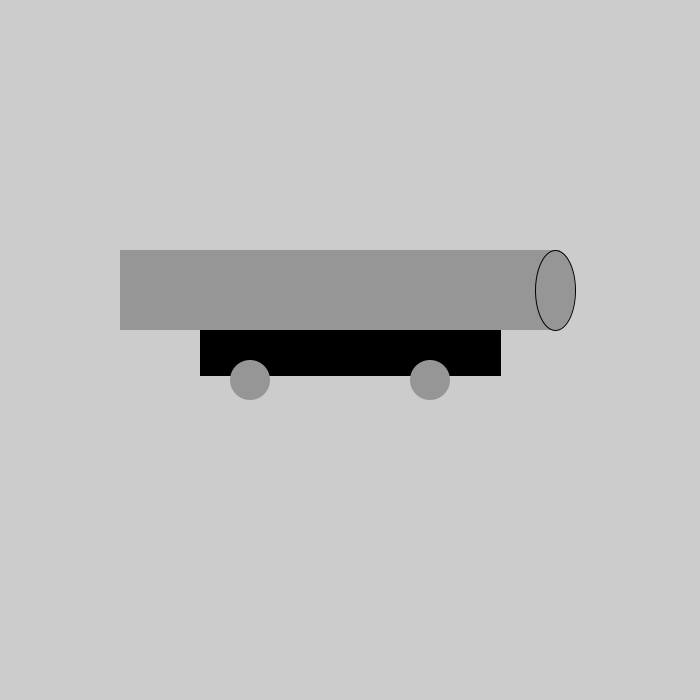
Frame 1 (no input)
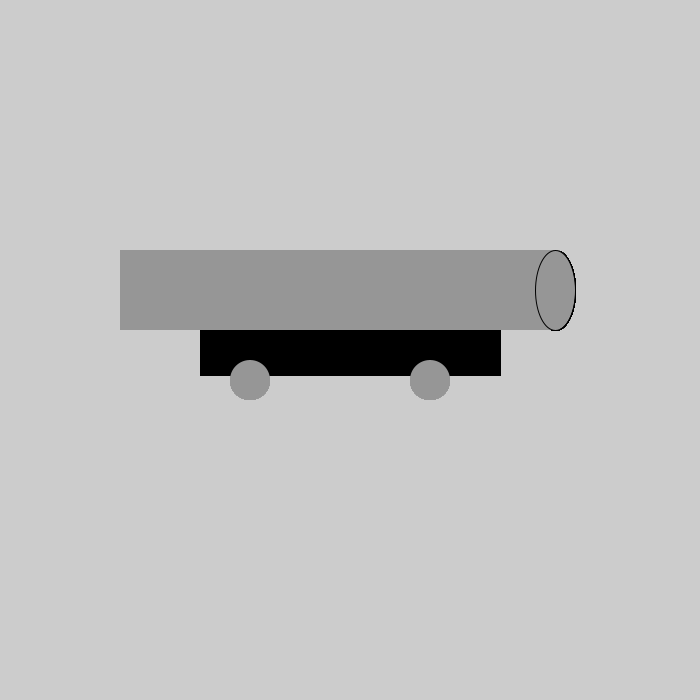
Frame 60 (the mouse pressed at the canvas centre just before this capture)
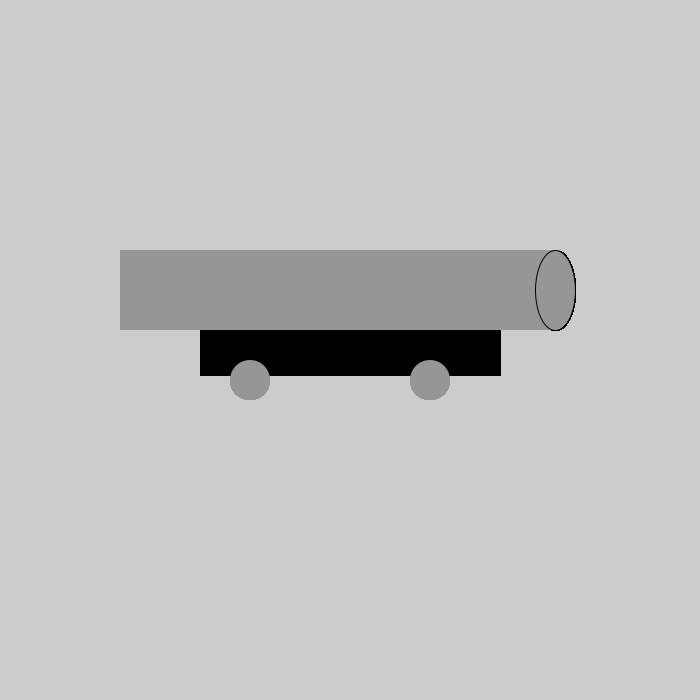
Frame 120 (the mouse held since frame 60 and released just before this capture)

The Processing sketch that drew these frames (run headless with seeded random() and noise(); from frame 60 on, the mouse is pressed at the canvas centre):

// Processing sketch: cannon_2
// ── cannon_2.pde
void setup() {
  size(700, 700);
}


void draw() {
  //base of cannon
  rectMode(CENTER);
  fill(0);
  rect(350, 350, 300, 50);


  //left wheel of cannon 
  ellipseMode(CENTER);
  noStroke();
  fill(150);
  ellipse(250, 380, 40, 40);


  //right wheel of cannon 
  ellipseMode(CENTER);
  noStroke();
  fill(150);
  ellipse(430, 380, 40, 40);


  //bottom of cannon shaft
  
  //rotate(-PI/10);
  arc(260, 290, 80, 80, PI/2, (3*PI)/2, OPEN);
  
  
  //cannon shaft 
  
  rectMode(CENTER);
  fill(150);
  rect(410, 290, 300, 80);
  pushMatrix();
  translate(420,330);
  rotate(PI);
  rectMode(CORNER);
  rect(0,0,300, 80);
  popMatrix();
  
  
  //fire point of cannon
  ellipseMode(CENTER);
  noStroke();
  fill(150);
  stroke(0);
  ellipse(555, 290, 40, 80);
  
  
}
void mousePressed() {
  println("x: " + mouseX + " y: " + mouseY);
}
